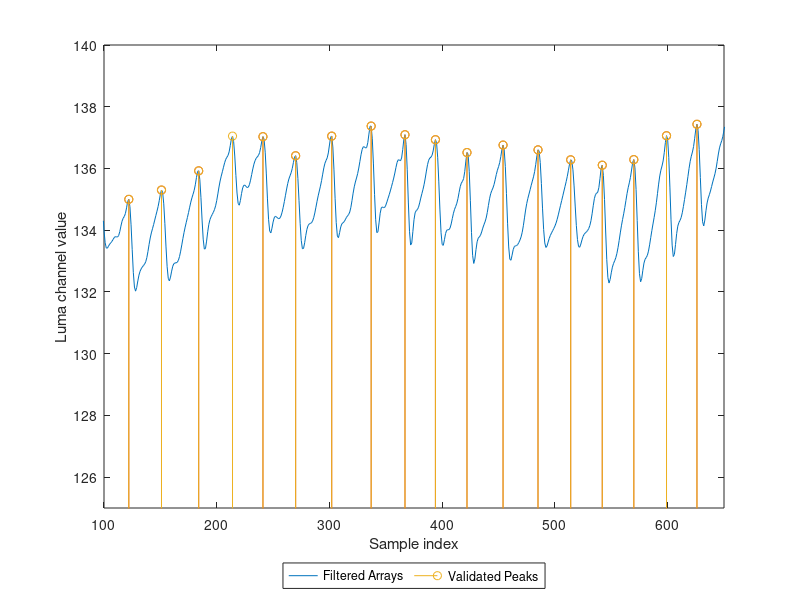

MATLAB code for this plot:
valuesFiltered = [0.0014898269342038222, -0.172414213994714, -0.4808194609670374, -0.729636843836397, -0.7023529081314859, -0.4376180609678292, -0.36864968258491987, -0.9921588341460057, -2.2214163386390045, -3.1634701177544757, -2.884776358968184, -1.6393805884423678, -1.1331813438042908, -3.0171326844391952, -6.762046587649646, -9.35028662065618, -7.9329816237826, -3.414236439148392, -1.0310549032809484, -6.026599639522699, -17.32953595253746, -25.207222029850538, -16.481495947552492, 15.611620708528399, 64.71402823939539, 113.89581397033994, 146.19665847305367, 155.18860894173204, 147.57215754841906, 136.5036106897615, 131.73540242298589, 134.37370155323967, 139.19782906214476, 140.97139799034866, 138.77484739184678, 135.43290007716942, 133.93366287317025, 134.77959426276428, 136.31336659136764, ...
136.85647504515717, 136.20395668368883, 135.317881183061, 135.05561235965902, 135.4029584393364, 135.75417805746685, 135.63953695483528, 135.09786570013281, 134.5011588549303, 134.18521624435118, 134.23817379537303, 134.42260996075, 134.62960152161122, 134.77783710855107, 134.85719188501392, 134.91211407533018, 134.9920662055366, 135.11247790322506, 135.25207305884018, 135.38032184004186, 135.48752303935962, 135.59304557568032, 135.72605567759905, 135.89557873444116, 136.07605078955532, 136.2235613104527, 136.31350160296932, 136.36745341127903, 136.43832713112684, 136.55749997297397, 136.6850881716955, 136.71385048039286, 136.53792176941658, 136.140373481887, 135.62779598581514, 135.17787373749516, 134.93356602972932, 134.92257301016596, 135.05927895287934, 135.21940989742333, 135.32276591355742,...
135.3627806302715, 135.37491325196532, 135.387144004376, 135.40077680901746, 135.40991668323687, 135.42752139945327, 135.4829369906404, 135.59042917256923, 135.7228835555737, 135.8239861704534, 135.8541644365415, 135.8282304582187, 135.80445557646905, 135.82680281562776, 135.86801112937275, 135.82771160545954, 135.59718573319722, 135.14492421624377, 134.55621144722733, 133.99213512064188, 133.59730675572712, 133.4231471849117, 133.41810391846408, 133.48392514718904, 133.5468919720088, 133.59075944445615, 133.63627102735873, 133.69763146560805, 133.75896024149537, 133.79053158075703, 133.78575604322762, 133.7797403578525, 133.82710634383267, 133.95458245902884, 134.13141783040425, 134.29012291401096, 134.3863448817301, 134.44505665683425, 134.54205171503125, 134.72398843570653,...
134.93117888004758, 134.9996718373312, 134.76139358880792, 134.17449363207817, 133.3803429164258, 132.63465464853766, 132.1596263487145, 132.0256486565084, 132.14365059737625, 132.3561126378865, 132.54365505920993, 132.6691722833812, 132.7499721805805, 132.80872480385753, 132.85504762055405, 132.9012757412644, 132.97662792276643, 133.11262598511166, 133.31251969852224, 133.54067455701167, 133.74833851291842, 133.91207957087946, 134.04664807677037, 134.1812267158405, 134.3273712829131, 134.4744271920018, 134.615309273246, 134.76777809939085, 134.95680686489283, 135.16515263865494, 135.30112602830903, 135.2287052372369, 134.85483689313511, 134.2104960395975, 133.45873010606707, 132.81604527546955, 132.43980838809557, 132.3579275958375, 132.48089426309718, 132.67414663303126, 132.83311030006095, ...
132.91734588138561, 132.94085613691192, 132.9425411532815, 132.9620238206108, 133.02689615577148, 133.14853373595443, 133.32073179824147, 133.52345071683635, 133.73188903538096, 133.92672222737943, 134.10052880990065, 134.258315752489, 134.41266834461086, 134.57499221684873, 134.74544223008039, 134.9093241422843, 135.04878856774698, 135.16525800801833, 135.29195981105272, 135.47157768059841, 135.70369824731665, 135.90373608560424, 135.92324938080097, 135.63886531391702, 135.05365720738206, 134.32907222091617, 133.70999958244667, 133.38868721436154, 133.4042494583307, 133.6462904508749, 133.94834048971458, 134.1911175094923, 134.34424336491904, 134.43745776145903, 134.50903446066937, 134.58102489341795, 134.66800375895411, 134.78949107108426, 134.96146553247468, 135.17631229978264, ...
135.3995559950472, 135.59466901554424, 135.75256640856804, 135.8940411102991, 136.04051849892517, 136.18445825796132, 136.29581766269686, 136.36248714663014, 136.42145944335098, 136.53821812557717, 136.74008733656245, 136.95944717021962, 137.0485417765527, 136.87023427584234, 136.40317396076927, 135.77672146490116, 135.20482929761624, 134.8651625205613, 134.81005410586988, 134.96287468011323, 135.18699834305966, 135.36791784475128, 135.45532494288994, 135.4582524765313, 135.41772124903576, 135.38256368846186, 135.39421673756686, 135.4752129038222, 135.620864651414, 135.80266639095623, 135.9843299583854, 136.13891523942274, 136.25440906808439, 136.32992626277064, 136.37586431020452, 136.42128987446554, 136.5115236580974, 136.67776474627868, 136.88915762160778, 137.03037535968912, ...
136.94406316281822, 136.52827443744582, 135.82298719471348, 135.01403629695574, 134.34080932270916, 133.9688915323309, 133.9142737373932, 134.06399217492216, 134.26354307627707, 134.40308301484916, 134.45090145414895, 134.43262045764746, 134.3932856829607, 134.37138017487877, 134.39070017170334, 134.46163317633102, 134.58276725714506, 134.74378482641418, 134.93132165555323, 135.1329461382356, 135.33438758396557, 135.51567993160373, 135.6581012866633, 135.76269450984793, 135.86164420588014, 136.00009784889224, 136.18971942083772, 136.36896551994622, 136.41143992921369, 136.19249926646503, 135.67570968341192, 134.95517372314686, 134.22093713158364, 133.6664643025764, 133.39938184146695, 133.407991011894, 133.5926730396843, 133.8300327325926, 134.0277418020676, 134.14809072100033, 134.1999020839261, ...
134.21693214551584, 134.23829087087736, 134.29475547404735, 134.40178525371516, 134.55745812831853, 134.74450687315888, 134.937201748412, 135.11392806700243, 135.27121225235, 135.4275822903943, 135.60789617358327, 135.8155092267528, 136.01804232524174, 136.16998120776367, 136.2609850812316, 136.3447716178682, 136.50385541958852, 136.76128968331724, 137.01157342950685, 137.04831291247237, 136.69617531717068, 135.95450755554816, 135.03442994394428, 134.2464225307219, 133.81498423896318, 133.75897527392422, 133.92061754119777, 134.1044622531826, 134.2066740486623, 134.2420164236086, 134.27468494077934, 134.33686044847718, 134.40949352508338, 134.46392488343298, 134.5086009650596, 134.58832857541123, 134.7414804078449, 134.9615987940828, 135.20034076574683, 135.40618835791412, 135.56205175914454,...
135.6910485658738, 135.8327014465726, 136.0129137193712, 136.22780722412375, 136.444892902554, 136.6165864332113, 136.7035421547571, 136.7016818719521, 136.66229384587365, 136.6802168332505, 136.83507481189375, 137.11276594248173, 137.3671150649509, 137.37309654612426, 136.96084716966413, 136.14708776262455, 135.16248004450298, 134.33894392033477, 133.92367772123018, 133.9477812988748, 134.2374885606546, 134.54967697111786, 134.72499658471347, 134.7548562674363, 134.7291957100453, 134.73825684289702, 134.80986703845056, 134.91883339786816, 135.03426269201307, 135.1493233160851, 135.2726171109051, 135.40640689770544, 135.5445644555073, 135.68870608263464, 135.85184300750768, 136.0340175127932, 136.19690640548197, 136.28183652508994, 136.27322089068878, 136.24760315145534, 136.337507855509,...
136.60891615723853, 136.95097478116207, 137.0933446389438, 136.77582757497083, 135.9556398160006, 134.88233420704182, 133.96455868543273, 133.5187858174416, 133.5876786458963, 133.95799482603132, 134.34138935192829, 134.5653096193916, 134.6373326760922, 134.66713664518284, 134.74517583807497, 134.88293328403725, 135.0401337804098, 135.1852401381516, 135.32527074465366, 135.4888768175604, 135.69158114712937, 135.91657804882064, 136.12213732175132, 136.266581623365, 136.33662959755205, 136.36583625938516, 136.42409516681698, 136.569298749006, 136.78128142676175, 136.93134250175706, 136.8333560045066, 136.36381884730434, 135.56552092570692, 134.65642387582284, 133.91725997649135, 133.5348867074063, 133.51047436026914, 133.69198468696158, 133.89196171040743, 133.99931281380694, 134.01665328653107, ...
134.01717448226722, 134.0723696970627, 134.20413610176465, 134.38145718948317, 134.55113379423958, 134.67813206917475, 134.77077130937167, 134.87335323548717, 135.02686584819224, 135.22548110675734, 135.4115408909173, 135.52672532726635, 135.58162964938936, 135.6709045568315, 135.89516312003263, 136.23889571826734, 136.5158047059412, 136.45859507482118, 135.9071811506848, 134.95488774817397, 133.92592277439928, 133.18557735374486, 132.92317168197036, 133.06601692922155, 133.37455525013104, 133.626566635135, 133.74401793661173, 133.78392930503992, 133.83771523334082, 133.94140483057032, 134.06644122990613, 134.17508910037358, 134.27021200103223, 134.39199213053692, 134.57260659498434, 134.79862528403956, 135.0174718924905, 135.18053533462893, 135.28314034596264, 135.36610262467497,...
135.47837546818278, 135.63414264308378, 135.80314711078594, 135.94503374693562, 136.0573447344022, 136.18777636219497, 136.38458802878682, 136.61979461682859, 136.75730575486034, 136.61042412402816, 136.06713080363545, 135.1934406641276, 134.22775686102787, 133.457554721748, 133.06136160450896, 133.02618412569853, 133.19118878902097, 133.3721892714192, 133.4704197767482, 133.49379552163754, 133.501445545068, 133.53614181059888, 133.60028541733303, 133.6811850291456, 133.7838806698591, 133.9330517794787, 134.14448695956057, 134.39977277848402, 134.6530840404865, 134.86468664577868, 135.028929207731, 135.1699836436229, 135.31192507255489, 135.45651884138096, 135.59298756052087, 135.7282060738046, 135.89762484579913, 136.13341145788942, 136.40719680857524, 136.60328055133363, 136.56384070461132,...
136.1875111781183, 135.51208107054273, 134.71447744911802, 134.0208590077693, 133.58860600311726, 133.44083644429432, 133.4900612282757, 133.61672035590914, 133.73945317491777, 133.8346215105332, 133.91178962968976, 133.98350954251634, 134.0556285400041, 134.13430080499938, 134.23038189451574, 134.35218978276242, 134.4969296414582, 134.65220068149287, 134.80716355199365, 134.9600550806762, 135.11408242202364, 135.26905342515553, 135.42173947909671, 135.57594201183676, 135.746844911605, 135.94494512314827, 136.14718520506202, 136.27974189584174, 136.24053706528747, 135.95586053109147, 135.43479503948035, 134.78234053885052, 134.15686590771767, 133.69804416240493, 133.46996321692438, 133.44816726029623, 133.55065999575785, 133.687719944534, 133.80006766621477, 133.87078122733695, ...
133.91284180058003, 133.9476576942398, 133.99103596363585, 134.054171254086, 134.15301459985753, 134.30926112912638, 134.53206421626, 134.79242226250986, 135.0224263347989, 135.1575088207374, 135.1982976332309, 135.2337284217488, 135.38268718901955, 135.6808693794989, 136.00338986154875, 136.1058369986264, 135.77657743560545, 134.99543553148226, 133.9745581778337, 133.0432538660759, 132.46030976637635, 132.2878212451137, 132.40357359178392, 132.6200388773951, 132.80431993035364, 132.9222394501503, 133.00748783170948, 133.1068435686279, 133.2486981412589, 133.4396006161915, 133.6692148961742, 133.91299961982662, 134.14201160940254, 134.34295977773286, 134.53078051663817, 134.7342185000679, 134.9621895420846, 135.18828494605754, 135.37797086946426, 135.53530302667596, 135.71216715285206, ... 
135.95022029902216, 136.1975408552351, 136.2865159923255, 136.01969745349462, 135.31704622887327, 134.31070316754932, 133.30085968890734, 132.59275552637794, 132.329060795849, 132.43440254832242, 132.700535786816, 132.93422470737832, 133.05875579096667, 133.11396387814747, 133.18386747358284, 133.32158567304486, 133.52488830669336, 133.75854701406067, 133.98893004139543, 134.2032425998446, 134.41018755393037, 134.63171851053397, 134.88961822109803, 135.1866245776147, 135.49293569089477, 135.7563158618824, 135.94271150381712, 136.07818931419382, 136.24470011502422, 136.51076144220264, 136.83987161710533, 137.0602720600812, 136.94409635652477, 136.36097915443705, 135.39630636274157, 134.33563764307337, 133.5162216031549, 133.14699025304475, 133.21645034775366, 133.5385175163393, 133.8893277387459, ...
134.13082211497647, 134.25040887455606, 134.31777629664919, 134.4108149233454, 134.56536523704327, 134.77077110104426, 134.99829581760923, 135.23202058331236, 135.47668386508744, 135.7387970250047, 136.00246159133397, 136.23034993791097, 136.39822112601618, 136.53374102840618, 136.71043188016966, 136.9779553779866, 137.27825727350523, 137.43143197729162, 137.23399092552688, 136.6122377953543, 135.7109860748891, 134.8349484436356, 134.27376759817363, 134.13817867306648, 134.32699288101247, 134.63093663326782, 134.88342313512138, 135.0399997152124, 135.14946222422424, 135.2703901656983, 135.41554313648373, 135.56132860965226, 135.69279648461836, 135.82943017259927, 136.0060649297658, 136.23159660458103, 136.46996954011468, 136.6663139512185, 136.79740501946387, 136.8998127039066, 137.0406024499399, ...
137.24446911287228, 137.4331304171775, 137.43776283118964, 137.0963456164392, 136.3775969942074, 135.43685549321825, 134.55207108212713, 133.97627547720003, 133.80582332065978, 133.95154951509528, 134.22243928288944, 134.45128638590248, 134.5720409437542, 134.61276586983558, 134.6367712632948, 134.69026109544257, 134.7894089908809, 134.9363630362536, 135.1331814605936, 135.3768796771206, 135.64487804460495, 135.89317315516755, 136.07909629271987, 136.1962705323915, 136.29169397901072, 136.43890933300068, 136.67135313818076, 136.91906560547704, 137.0064527885052, 136.736569535896, 136.02094023512603, 134.9681646300977, 133.85656961438096, 132.9934141501773, 132.55639475798955, 132.51900093955592, 132.7053910921095, 132.92147182735266, 133.06394333708482, 133.1396766812727, 133.208376592663,... 
133.31412402120102, 133.4599890086946, 133.63041051073776, 133.82372533489036, 134.05800352251904, 134.3451769853331, 134.6611959106258, 134.94468074577682, 135.13568583709863, 135.22977605155805, 135.30120360569782, 135.46298649606507, 135.77558337590764, 136.16554615637924, 136.42494559046142, 136.31410679887898, 135.7112721451291, 134.70332285299278, 133.55115700139226, 132.55318251337079, 131.9004164452205, 131.61543197181115, 131.59476000733815, 131.6995337291083, 131.82472004281044, 131.91796908176, 131.96878718765322, 131.99672587395688, 132.0427391720047, 132.15335037365057, 132.35175479326995, 132.61719129092373, 132.8960255510974, 133.1415037201564, 133.3507943010659, 133.56680266811048, 133.84105861967404, 134.18631514067332, 134.55668855808972, 134.87377176703455, ... 
135.08363423834464, 135.2063070538097, 135.33684083483527, 135.58229664556052, 135.9663256704123, 136.36826293006945, 136.55715844948085, 136.3178649045268, 135.59564147505253, 134.55506419925266, 133.5016661039067, 132.71607409330107, 132.31559785866398, 132.2344350749606, 132.31674975982048, 132.43580997312623, 132.54837206175333, 132.66368118401454, 132.78359564938216, 132.88201038579308, 132.93703244031792, 132.97192613578926, 133.05378700360058, 133.24430869024653, 133.5488421844721, 133.91219322122598, 134.2640422394975, 134.56992519506787, 134.84164108496535, 135.10382958759152, 135.3576723334099, 135.58313771909752, 135.77738426625115, 135.98252890967825, 136.25757184443913, 136.60406821863612, 136.9085999071194, 136.96821710845393, 136.60529045898522, 135.7957431530321, 134.71557669543262,...
133.66324261164473, 132.90678622678388, 132.5585548963102, 132.55364037866198, 132.72811544622934, 132.9281981266123, 133.07769995739693, 133.1746188400319, 133.24689191040642, 133.31624509304334, 133.3914682084971, 133.4808667405741, 133.60046896618744, 133.76613661991095, 133.97941847928166, 134.22501658353622, 134.48466752688617, 134.75131379707085, 135.02499490236164, 135.29239992334402, 135.51712255080614, 135.66419565598324, 135.74515466704145, 135.83528149350502, 136.0218832169292, 136.3043140212766, 136.53119547841663, 136.45430809873145, 135.88928401056165, 134.87288545242697, 133.68639891675303, 132.70799422905915, 132.19544428623783, 132.15593282761284, 132.3907173523191, 132.66150176676112, 132.8425912990679, 132.95187311929004, 133.07026726066903, 133.24346421463545, ...
133.45091119237645, 133.64895898398765, 133.82804170022843, 134.02422658037304, 134.2775257294347, 134.58203911871013, 134.87692732369428, 135.0904435052305, 135.20263564530748, 135.27347331747447, 135.40561148783908, 135.65832478688975, 135.97223019161692, 136.1690620254786, 136.0459027825958, 135.51111138673699, 134.66442835773083, 133.7580927647947, 133.06046306279796, 132.71269382781668, 132.676325348109, 132.79760889194233, 132.9271643346257, 133.00238232900787, 133.04465262897506, 133.09956021926135, 133.1849761474463, 133.28943406802946, 133.40854221502278, 133.5715235075928, 133.82293847970035, 134.17150643824752, 134.55566532183587, 134.8682750749981, 135.0357994618802, 135.0896517542091, 135.16086294855862, 135.38059079965916, 135.74971269750893, 136.08382988440252, 136.09888015404158, ...
135.59559467367765, 134.6115694376907, 133.42383981884387, 132.39314400208474, 131.76270298237372, 131.55251533007274, 131.6063388423829, 131.73313615714687, 131.82538192520963, 131.87864583701798, 131.93789374903272, 132.0364895227864, 132.17572877217862, 132.3399686776544, 132.51436468204307, 132.69001207801657, 132.8653679041632, 133.05125823129814, 133.26915001397188, 133.53042398238506, 133.81101088404398, 134.0565855348842, 134.23063682444493, 134.3643104905905, 134.5447513228382, 134.8253165935007, 135.1263205267535, 135.22768842335054, 134.89370494214864, 134.05196111222492, 132.88477236227456, 131.74714507627945, 130.9625559821211, 130.64710700780813, 130.6846842731635, 130.85224370313207, 130.9820853250907, 131.03888418745757, 131.07964621275244, 131.16114962963636, 131.28435821975842, ...
131.41109836638574, 131.51747643321835, 131.62256676203683, 131.7692228311852, 131.98152643999043, 132.24186782498148, 132.50561431465127, 132.73821605978333, 132.94173444435157, 133.14996363975288, 133.39785694570702, 133.690347489053, 133.99465493061422, 134.2638908057085, 134.47214627056536, 134.63585362320308, 134.79962393633753, 134.99000769689945, 135.17467572925463, 135.25684781563297, 135.11772997691008, 134.68349014795015, 133.97387250151996, 133.1022013815302, 132.22953409758395, 131.5026888264568, 131.0093910488707, 130.7656436206696, 130.72965551300265, 130.82800617044614, 130.98395255491403, 131.14078591884834, 131.27555007622806, 131.39951397047284, 131.54458160950054, 131.74387650273826, 132.01468440965115, 132.35096530231877, 132.72600652896867, 133.10280845457703, ...
133.4496047943315, 133.75465259630022, 134.0294462576896, 134.29304591982378, 134.5466201317106, 134.76380599165583, 134.91640880079936, 135.01964012101746, 135.14929948164615, 135.3934141208871, 135.75789856329544, 136.1031075750896, 136.1858563436534, 135.80589502722472, 134.96106865627237, 133.8875610909172, 132.94069423653593, 132.3928966104036, 132.2908795940946, 132.4687986318541, 132.69265993074774, 132.8177855648678, 132.84913298831026, 132.88297558730181, 133.00131939376143, 133.20851103370705, 133.44750011846162, 133.66239931263434, 133.84643043446826, 134.04122607952365, 134.29785205030848, 134.633446483834, 135.01134620867867, 135.35486525524178, 135.5885737807523, 135.68848535402387, 135.71100509575746, 135.77117196624692, 135.9670688556644, 136.29164421672098, 136.59805425770378,...
136.66247610479294, 136.32024004895047, 135.58645858131655, 134.67249708850665, 133.87709643766476, 133.42486717217744, 133.3549288529901, 133.5342345013069, 133.76833245918957, 133.92347352486496, 133.98016850674074, 133.9993373428364, 134.04779346734588, 134.14866101953442, 134.2859315288612, 134.44103920504753, 134.61673605303483, 134.82437290239395, 135.05414047136466, 135.2658546595148, 135.41961229118738, 135.5222046580029, 135.64008757688143, 135.84831156689938, 136.14617593764436, 136.41031694601585, 136.4405421657991, 136.08343361826664, 135.3479786338562, 134.42336709294318, 133.57876306242943, 133.01474500358276, 132.773085042012, 132.75835098250764, 132.8372342108194, 132.92822840211812, 133.02050466759064, 133.12918340676381, 133.24964206856694, 133.3567906496176,...
133.44182522208175, 133.5392349289819, 133.7067658057483, 133.97093687223986, 134.28970361142296, 134.57353694308574, 134.7550804324713, 134.8498190515296, 134.9507504229861, 135.15351334166724, 135.47170065857907, 135.8186231239008, 136.07905452894138, 136.2133132166686, 136.2977642155491, 136.44952085145954, 136.69621062147544, 136.90093754042923, 136.8258684643483, 136.3010784608849, 135.36882064999156, 134.2862514550681, 133.37999903247265, 132.86064559971257, 132.7299965485048, 132.83222760537913, 132.98657636023626, 133.0937494848922, 133.15295116090033, 133.20889299734463, 133.29420854695624, 133.41288317485905, 133.5553397647502, 133.71779009400987, 133.90322360503143, 134.11202813471053, 134.33844020708338, 134.5764882384462, 134.82647486608124, 135.09217565146105, 135.37086437938856,...
135.64533276373052, 135.88546227658887, 136.06157670933518, 136.1654420816742, 136.22694004493567, 136.30547347133992, 136.4504480490782, 136.64277878163188, 136.7621808823151, 136.62415620508798, 136.08499766021964, 135.15387867998453, 134.02654604134378, 133.00023620210482, 132.3168072941216, 132.0406815733031, 132.05572137435578, 132.17515235606655, 132.27382491123436, 132.34425524877778, 132.4500212791034, 132.6355996760129, 132.8775087779603, 133.11306841968047, 133.30698079786913, 133.48689706333053, 133.71498378229865, 134.0240478858326, 134.37885853078592, 134.6982591908106, 134.91646720618073, 135.0319196615834, 135.10565608827807, 135.21556246103128, 135.40463504074967, 135.66055707244922, 135.9342025752828, 136.17366642514534, 136.34619287891306, 136.43593758363622, 136.42623002676123,...
136.2884929989616, 135.9888872970248, 135.5129454254664, 134.89314808514428, 134.22070900002134, 133.62504944557207, 133.22491715920307, 133.07499417356453, 133.13890690722386, 133.31088579215913, 133.4765494982579, 133.57360539193783, 133.6138750000941, 133.65467239241508, 133.74751737411046, 133.90358280202545, 134.09906836330833, 134.30703130009692];

peaksIndices = [121, 150, 183, 240, 269, 301, 336, 366, 393, 421, 453, 484, 513, 541, 569, 598, 625, 651, 677, 704, 736, 767, 797, 824, 851, 879, 912, 945, 974, 1000, 1031, 1063, 1094];
peaksIndices_new=[70, 94, 121, 150, 183, 213, 240, 269, 301, 336, 366, 393, 421, 453, 484, 513, 541, 569, 598, 625, 651, 677, 704, 736, 767, 797, 824, 851, 879, 912, 945, 974, 1000, 1031, 1063, 1094];
threshol = 2.464082215599494;
figure;
plot(valuesFiltered);
xlim([100 650]);
ylim([125 140]);
ylabel("Luma channel value");
xlabel("Sample index");
hold on;
stem(peaksIndices+1,valuesFiltered(peaksIndices+1), "HandleVisibility","off");
stem(peaksIndices_new+1,valuesFiltered(peaksIndices_new+1));
legend({'Filtered Arrays','Validated Peaks'},"Location","southoutside","Orientation","horizontal");


